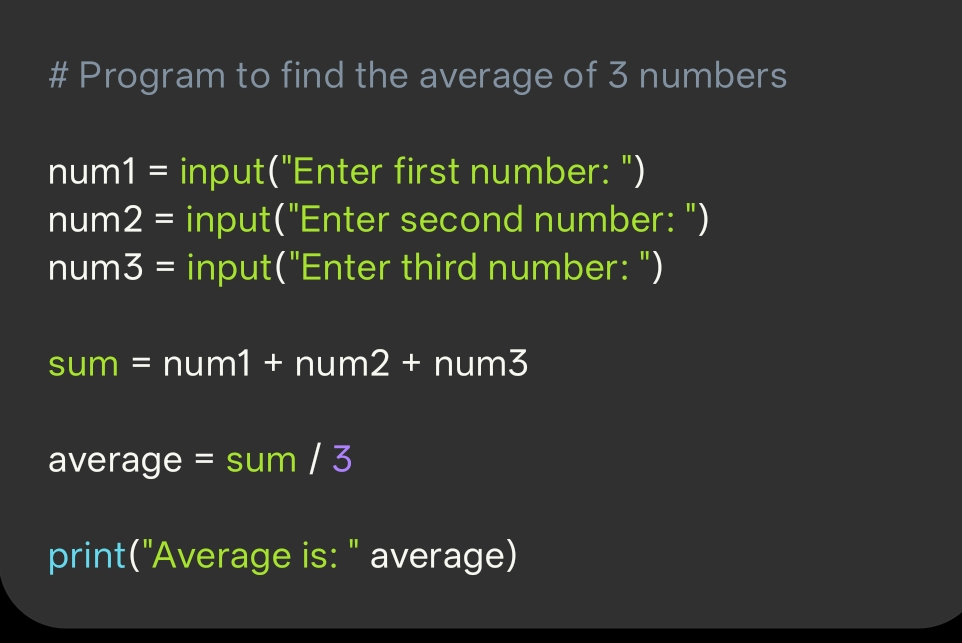
#> input picture sample.png, 962 x 643 px, found by its file name
$ python sample_code.py
#> lines starting #> are read from the running program, lines starting #| are printed output that depends on the picture
import cv2
import pytesseract
import os
import sys

print("RUNNING FILE:", __file__)
print("WORKING DIRECTORY:", os.getcwd())

# ---- IMAGE PATH ----
image_path = r"D:\SMART PROGRAM CODING PEN\sample.png"
print("Trying to load image from:", image_path)

# ---- LOAD IMAGE ----
img = cv2.imread("D:\SMART PROGRAM CODING PEN\sample.png")
#> img is the input picture: shape (643, 962, 3); mean B, G, R 50.3, 53.5, 52.2

if img is None:
    print("❌ ERROR: Image not found or cannot be loaded!")
    sys.exit()

print("✅ Image loaded successfully")

# ---- OCR PROCESS ----
gray = cv2.cvtColor(img, cv2.COLOR_BGR2GRAY)
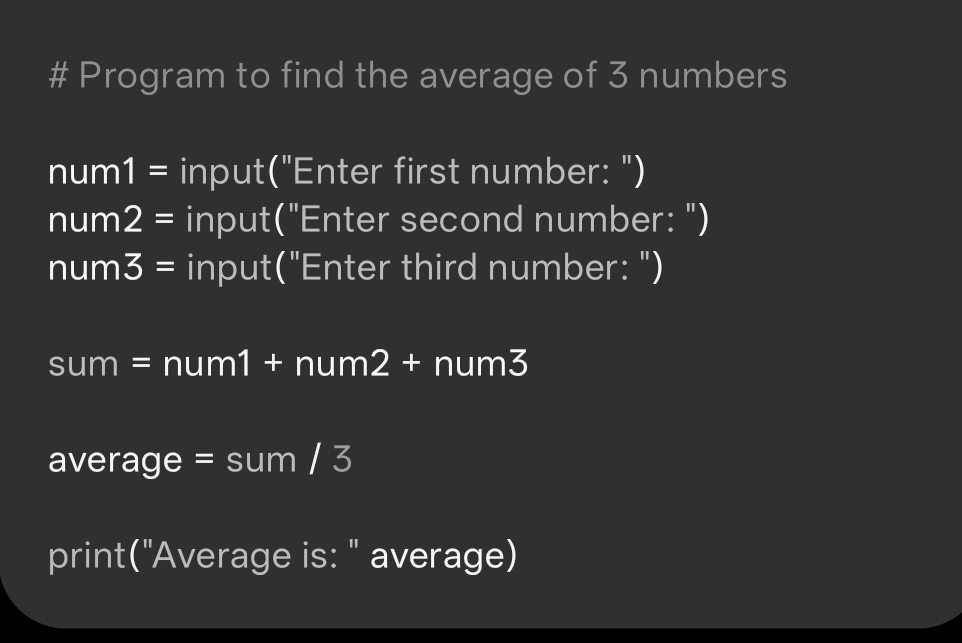
#> gray: shape (643, 962); min 0, max 248, mean 52.7

#> (the run stopped early here; a loop or call above may not have finished)
